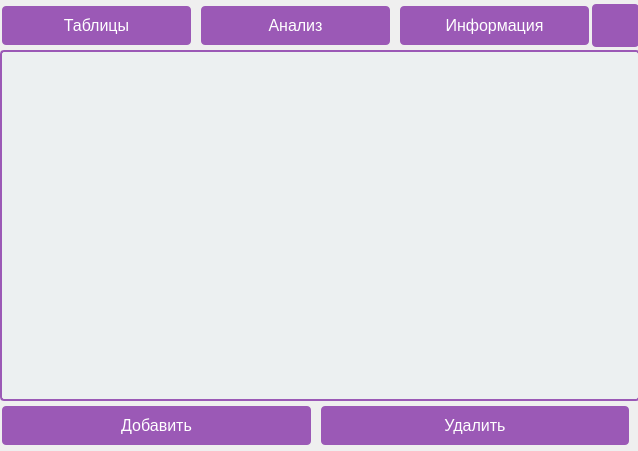
<?xml version="1.0" encoding="UTF-8"?>
<ui version="4.0">
 <class>MainWindow</class>
 <widget class="QMainWindow" name="MainWindow">
  <property name="geometry">
   <rect>
    <x>0</x>
    <y>0</y>
    <width>638</width>
    <height>451</height>
   </rect>
  </property>
  <property name="sizePolicy">
   <sizepolicy hsizetype="Fixed" vsizetype="Fixed">
    <horstretch>0</horstretch>
    <verstretch>0</verstretch>
   </sizepolicy>
  </property>
  <property name="windowTitle">
   <string>MainWindow</string>
  </property>
  <property name="styleSheet">
   <string notr="true">QMainWindow {
    background: qlineargradient(x1:0, y1:0, x2:1, y2:1,
                                stop:0 rgb(148, 87, 235), stop:1 rgb(87, 37, 138));
}</string>
  </property>
  <widget class="QWidget" name="centralwidget">
   <widget class="QTableView" name="tableView">
    <property name="geometry">
     <rect>
      <x>0</x>
      <y>50</y>
      <width>640</width>
      <height>351</height>
     </rect>
    </property>
    <property name="styleSheet">
     <string notr="true">/* Стиль для QTableView */
QTableView {
    border: 2px solid #9b59b6; /* Фиолетовая рамка */
    border-radius: 4px;
    background-color: #ecf0f1; /* Светло-серый цвет фона */
    gridline-color: #bdc3c7; /* Цвет линий сетки */
    selection-background-color: #9b59b6; /* Фиолетовый цвет выделенных ячеек */
}

/* Стиль для заголовка QTableView */
QHeaderView::section {
    background-color: #9b59b6; /* Фиолетовый цвет фона заголовка */
    color: white;
    padding: 6px;
    border: 1px solid #9b59b6; /* Фиолетовая рамка заголовка */
    border-radius: 4px;
}

/* Стиль для выделенной строки в QTableView */
QTableView QTableCornerButton::section {
    background-color: #9b59b6; /* Фиолетовый цвет фона выделенной строки */
    border: 1px solid #9b59b6; /* Фиолетовая рамка выделенной строки */
    border-radius: 4px;
}</string>
    </property>
    <attribute name="horizontalHeaderStretchLastSection">
     <bool>true</bool>
    </attribute>
    <attribute name="verticalHeaderStretchLastSection">
     <bool>false</bool>
    </attribute>
   </widget>
   <widget class="QLabel" name="label_account">
    <property name="geometry">
     <rect>
      <x>590</x>
      <y>0</y>
      <width>51</width>
      <height>51</height>
     </rect>
    </property>
    <property name="styleSheet">
     <string notr="true">/* Стиль для QPushButton */
QLabel {
    background-color: #9b59b6; /* Фиолетовый цвет фона */
    border: none;
    color: white;

    text-align: center;
    text-decoration: none;
    display: inline-block;
    font-size: 16px;
    margin: 4px 2px;
    cursor: pointer;
    border-radius: 4px; /* Закругленные углы */
}

</string>
    </property>
    <property name="text">
     <string/>
    </property>
    <property name="pixmap">
     <pixmap>free-icon-administrator-560321.png</pixmap>
    </property>
    <property name="scaledContents">
     <bool>true</bool>
    </property>
   </widget>
   <widget class="QWidget" name="layoutWidget">
    <property name="geometry">
     <rect>
      <x>0</x>
      <y>400</y>
      <width>631</width>
      <height>51</height>
     </rect>
    </property>
    <layout class="QHBoxLayout" name="horizontalLayout_undertable">
     <item>
      <widget class="QPushButton" name="pushButton_add_table">
       <property name="styleSheet">
        <string notr="true">/* Стиль для QPushButton */
QPushButton {
    background-color: #9b59b6; /* Фиолетовый цвет фона */
    border: none;
    color: white;
    padding: 10px 20px;
    text-align: center;
    text-decoration: none;
    display: inline-block;
    font-size: 16px;
    margin: 4px 2px;
    cursor: pointer;
    border-radius: 4px; /* Закругленные углы */
}

/* Стиль для QPushButton при наведении */
QPushButton:hover {
    background-color: rgba(255, 255, 255, 50);
}</string>
       </property>
       <property name="text">
        <string>Добавить</string>
       </property>
       <property name="icon">
        <iconset>
         <normaloff>free-icon-add-square-outlined-interface-button-54731.png</normaloff>free-icon-add-square-outlined-interface-button-54731.png</iconset>
       </property>
       <property name="iconSize">
        <size>
         <width>32</width>
         <height>32</height>
        </size>
       </property>
      </widget>
     </item>
     <item>
      <widget class="QPushButton" name="pushButton_delete_table">
       <property name="styleSheet">
        <string notr="true">/* Стиль для QPushButton */
QPushButton {
    background-color: #9b59b6; /* Фиолетовый цвет фона */
    border: none;
    color: white;
    padding: 10px 20px;
    text-align: center;
    text-decoration: none;
    display: inline-block;
    font-size: 16px;
    margin: 4px 2px;
    cursor: pointer;
    border-radius: 4px; /* Закругленные углы */
}

/* Стиль для QPushButton при наведении */
QPushButton:hover {
    background-color: rgba(255, 255, 255, 50);
}</string>
       </property>
       <property name="text">
        <string>Удалить</string>
       </property>
       <property name="icon">
        <iconset>
         <normaloff>delete.png</normaloff>delete.png</iconset>
       </property>
       <property name="iconSize">
        <size>
         <width>32</width>
         <height>32</height>
        </size>
       </property>
      </widget>
     </item>
    </layout>
   </widget>
   <widget class="QWidget" name="layoutWidget">
    <property name="geometry">
     <rect>
      <x>0</x>
      <y>0</y>
      <width>591</width>
      <height>51</height>
     </rect>
    </property>
    <layout class="QHBoxLayout" name="horizontalLayout_ontable">
     <item>
      <widget class="QPushButton" name="pushButton_table">
       <property name="styleSheet">
        <string notr="true">/* Стиль для QPushButton */
QPushButton {
    background-color: #9b59b6; /* Фиолетовый цвет фона */
    border: none;
    color: white;
    padding: 10px 20px;
    text-align: center;
    text-decoration: none;
    display: inline-block;
    font-size: 16px;
    margin: 4px 2px;
    cursor: pointer;
    border-radius: 4px; /* Закругленные углы */
}

/* Стиль для QPushButton при наведении */
QPushButton:hover {
    background-color: rgba(255, 255, 255, 50);
}</string>
       </property>
       <property name="text">
        <string>Таблицы</string>
       </property>
       <property name="icon">
        <iconset>
         <normaloff>free-icon-table-103091.png</normaloff>free-icon-table-103091.png</iconset>
       </property>
       <property name="iconSize">
        <size>
         <width>32</width>
         <height>35</height>
        </size>
       </property>
       <property name="autoDefault">
        <bool>false</bool>
       </property>
      </widget>
     </item>
     <item>
      <widget class="QPushButton" name="pushButton_analysis">
       <property name="contextMenuPolicy">
        <enum>Qt::NoContextMenu</enum>
       </property>
       <property name="styleSheet">
        <string notr="true">/* Стиль для QPushButton */
QPushButton {
    background-color: #9b59b6; /* Фиолетовый цвет фона */
    border: none;
    color: white;
    padding: 10px 20px;
    text-align: center;
    text-decoration: none;
    display: inline-block;
    font-size: 16px;
    margin: 4px 2px;
    cursor: pointer;
    border-radius: 4px; /* Закругленные углы */
}

/* Стиль для QPushButton при наведении */
QPushButton:hover {
    background-color: rgba(255, 255, 255, 50);
}</string>
       </property>
       <property name="text">
        <string>Анализ</string>
       </property>
       <property name="icon">
        <iconset>
         <normaloff>free-icon-analysis-1260079.png</normaloff>free-icon-analysis-1260079.png</iconset>
       </property>
       <property name="iconSize">
        <size>
         <width>32</width>
         <height>32</height>
        </size>
       </property>
      </widget>
     </item>
     <item>
      <widget class="QPushButton" name="pyshbutton_info">
       <property name="contextMenuPolicy">
        <enum>Qt::NoContextMenu</enum>
       </property>
       <property name="styleSheet">
        <string notr="true">/* Стиль для QPushButton */
QPushButton {
    background-color: #9b59b6; /* Фиолетовый цвет фона */
    border: none;
    color: white;
    padding: 10px 20px;
    text-align: center;
    text-decoration: none;
    display: inline-block;
    font-size: 16px;
    margin: 4px 2px;
    cursor: pointer;
    border-radius: 4px; /* Закругленные углы */
}

/* Стиль для QPushButton при наведении */
QPushButton:hover {
    background-color: rgba(255, 255, 255, 50);
}</string>
       </property>
       <property name="text">
        <string>Информация</string>
       </property>
       <property name="icon">
        <iconset>
         <normaloff>free-icon-info-943933.png</normaloff>free-icon-info-943933.png</iconset>
       </property>
       <property name="iconSize">
        <size>
         <width>32</width>
         <height>32</height>
        </size>
       </property>
      </widget>
     </item>
    </layout>
   </widget>
  </widget>
 </widget>
 <resources/>
 <connections/>
</ui>
